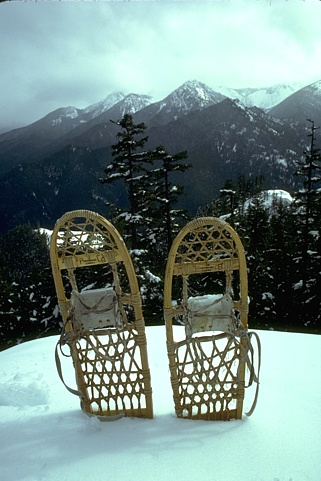
#> input picture HM_3/prob_2/bench/data/images/2018.jpg, 321 x 481 px
$ python -i edge_detector.py   (imports and definitions only)   (older library calls are emulated)
#> lines starting #> are read from the running program, lines starting #| are printed output that depends on the picture; after the words box and inside, x2 and y2 are one past the last pixel; in counts of white or black regions, pixels touching at a corner belong together
import numpy as np
import cv2
import matplotlib.pyplot as plt
import os
import argparse

def gradientMagnitude(im, sigma, kenel_size = 5):

    N_rows, N_cols, _ = im.shape

    smooth=cv2.GaussianBlur(im,(kenel_size,kenel_size),sigma)
    sobelx = cv2.Sobel(smooth,cv2.CV_64F,1,0)
    sobely = cv2.Sobel(smooth,cv2.CV_64F,0,1)

    gm = np.sqrt(sobelx ** 2 + sobely ** 2)
    print(gm.shape)
    mag = np.sqrt(np.square(gm[:, :, 0]) + np.square(gm[:, :, 1]) + np.square(gm[:, :, 2]))

    #  The orientation can be computed from the channel corresponding to the largest gradient magnitude.
    theta = np.zeros((N_rows, N_cols))
    for i in range(N_rows):
        for j in range(N_cols):
            a = np.argmax([gm[i, j, 0], gm[i, j, 1], gm[i, j, 2]])
            gx = sobelx[i, j, a]
            gy = sobely[i, j, a]
            theta[i, j] = np.arctan(gy/gx)


    # plt.subplot(121), plt.imshow(mag/np.max(mag)*255, cmap="gray"), plt.title("mag")
    # plt.subplot(122), plt.imshow(theta), plt.title("theta")
    # plt.show()
    return mag, theta

def non_max_suppression(img, theta):
    N_rows, N_cols = img.shape
    suppress = np.zeros((N_rows,N_cols))
    angle = theta * 180. / np.pi
    angle[angle < 0] += 180


    for i in range(1,N_rows-1):
        for j in range(1,N_cols-1):
            q = 255
            r = 255

            # angle 0
            if (0 <= angle[i,j] < 22.5) or (157.5 <= angle[i,j] <= 180):
                q = img[i, j+1]
                r = img[i, j-1]
            #angle 45
            elif (22.5 <= angle[i,j] < 67.5):
                q = img[i+1, j-1]
                r = img[i-1, j+1]
            #angle 90
            elif (67.5 <= angle[i,j] < 112.5):
                q = img[i+1, j]
                r = img[i-1, j]
            #angle 135
            elif (112.5 <= angle[i,j] < 157.5):
                q = img[i-1, j-1]
                r = img[i+1, j+1]

            if (img[i,j] >= q) and (img[i,j] >= r):
                suppress[i,j] = img[i,j]
            else:
                suppress[i,j] = 0

    # plt.subplot(121), plt.imshow(img, cmap="gray"), plt.title("input")
    # plt.subplot(122), plt.imshow(suppress, cmap="gray"), plt.title("non_max_suppression")
    # plt.show()
    return suppress

def threshold(img, lowThresholdRatio=0.05, highThresholdRatio=0.2, weak = 100, strong = 255):

    highThreshold = img.max() * highThresholdRatio
    lowThreshold = highThreshold * lowThresholdRatio

    N_rows, N_cols = img.shape
    res = np.zeros((N_rows,N_cols), dtype=np.int32)

    strong_i, strong_j = np.where(img >= highThreshold)
    zeros_i, zeros_j = np.where(img < lowThreshold)
    weak_i, weak_j = np.where((img <= highThreshold) & (img >= lowThreshold))

    res[strong_i, strong_j] = strong
    res[weak_i, weak_j] = weak
    res[zeros_i, zeros_j] = 0

    # plt.subplot(121), plt.imshow(img, cmap="gray"), plt.title("input")
    # plt.subplot(122), plt.imshow(res, cmap="gray"), plt.title("doublr threshold")
    # plt.show()
    return res

def hysteresis(img, weak = 100, strong = 255):

    N_rows, N_cols = img.shape
    new_img = np.zeros((N_rows, N_cols))

    for i in range(1, N_rows-1):
        for j in range(1, N_cols-1):
            if(img[i, j] == weak):
                patch = img[i-1:i+1, j-1:j+1]
                if(
                    img[i-1, j-1] == strong or
                    img[i-1, j] == strong or
                    img[i-1, j+1] == strong or
                    img[i, j-1] == strong or
                    img[i, j+1] == strong or
                    img[i+1, j-1] == strong or
                    img[i+1, j] == strong or
                    img[i+1, j+1] == strong
                ):
                    new_img[i, j] = 255

                else:
                    new_img[i, j] = 0

            else:
                new_img[i,j] = img[i, j]

    # plt.subplot(121), plt.imshow(img, cmap="gray"), plt.title("input")
    # plt.subplot(122), plt.imshow(new_img, cmap="gray"), plt.title("Edge Tracking by Hysteresis")
    # plt.show()
    return new_img


def edgeGradient(im):
    mag, theta = gradientMagnitude(im, 1)
    non_sprs_img = non_max_suppression(mag/np.max(mag)*255, theta)
    threshold_img = threshold(non_sprs_img)
    bmap = hysteresis(threshold_img)
    plt.imshow(bmap, cmap="gray")
    plt.show()
    return bmap


# [106 lines left out: functions Conv2D, orientedFilterMagnitude, edgeOrientedFilters, task_a, task_b, not called in this run]

# [21 lines not run here, left out]

>>> import cv2
>>> picture = cv2.imread('bench/data/images/2018.jpg')
#> picture is the input picture: shape (481, 321, 3); mean B, G, R 133.6, 137.9, 116.7
>>> result = edgeGradient(picture)
#> in gradientMagnitude, `sobely = cv2.Sobel(smooth,cv2.CV_64F,0,1)`:
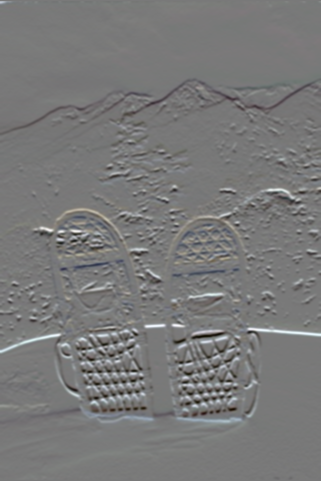
#> sobely: shape (481, 321, 3) float64; mean B, G, R 0, 0.2, -0.1; drawn with min black and max white
#| (481, 321, 3)
#> in gradientMagnitude, `mag = np.sqrt(np.square(gm[:, :, 0]) + np.square(gm[:, :, 1]) + np.squ..`:
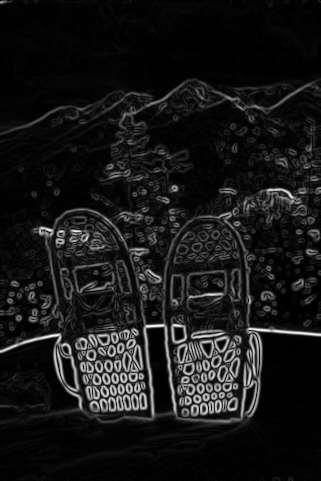
#> mag: shape (481, 321) float64; min 0, max 1030.1, mean 96.9; drawn with min black and max white
#> after the loop in gradientMagnitude, `for i in range(N_rows):`:
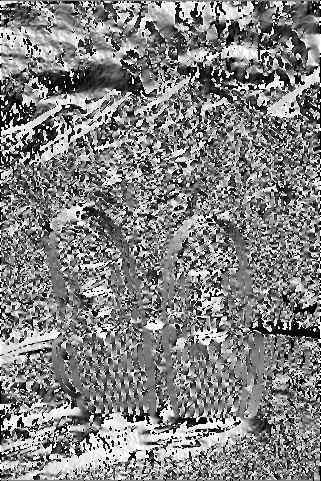
#> theta: shape (481, 321) float64; 0.67% of the values are NaN or infinite; the others: min -1.57, max 1.57, mean 0.0422; drawn with min black, max white, NaN and infinite black
#> in non_max_suppression, `angle[angle < 0] += 180`:
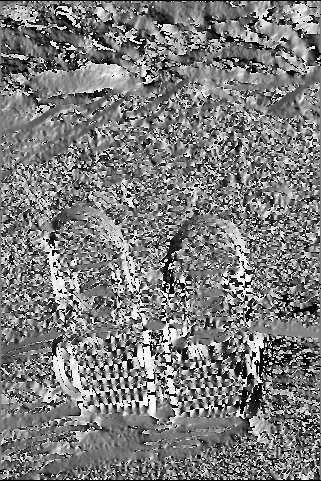
#> angle: shape (481, 321) float64; 0.67% of the values are NaN or infinite; the others: min 0, max 179.9, mean 87.82; drawn with min black, max white, NaN and infinite black
#> after the loop in non_max_suppression, `for i in range(1,N_rows-1):`:
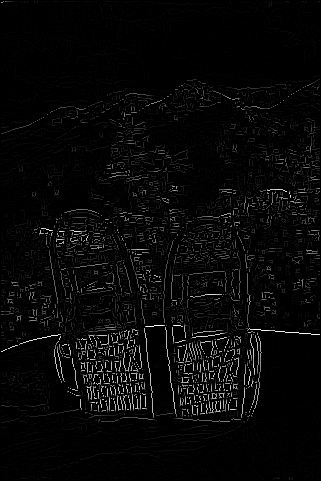
#> suppress: shape (481, 321) float64; min 0, max 255, mean 8.1
#> in threshold, `highThreshold = img.max() * highThresholdRatio`: highThreshold = 51
#> in threshold, `lowThreshold = highThreshold * lowThresholdRatio`: lowThreshold = 2.55
#> in threshold, `strong_i, strong_j = np.where(img >= highThreshold)`: strong_i = 7826 values from 1 to 421; strong_j = 7826 values, max 319 at index 785, min 1 at index 3, mean 164.8
#> in edgeGradient, `threshold_img = threshold(non_sprs_img)`:
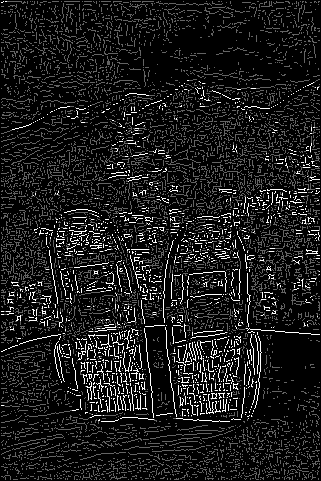
#> threshold_img: shape (481, 321) int32; min 0, max 255, mean 27.4
#> after the loop in hysteresis, `for i in range(1, N_rows-1):`:
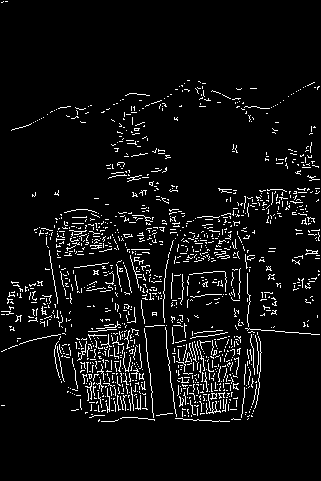
#> new_img: shape (481, 321) float64; 5.8% white in thin lines or dots, all inside (x1, y1, x2, y2) = (1, 1, 320, 422)

$ run again, on HM_3/prob_2/bench/data/images/5096.jpg
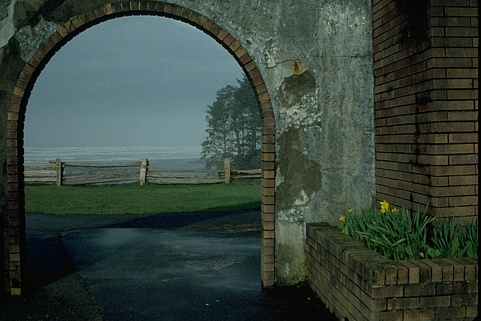
#> input picture HM_3/prob_2/bench/data/images/5096.jpg, 481 x 321 px
#> picture is the input picture: shape (321, 481, 3); mean B, G, R 59.8, 68.2, 54.9
#| (321, 481, 3)
#> after the loop in non_max_suppression, `for i in range(1,N_rows-1):`:
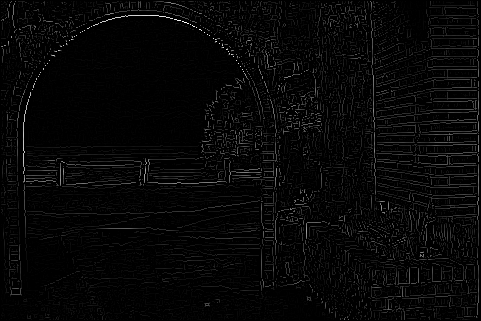
#> suppress: shape (321, 481) float64; min 0, max 255, mean 7.3
#> highThreshold = 51
#> lowThreshold = 2.55
#> strong_i = 6389 values from 1 to 319; strong_j = 6389 values, max 478 at index 248, min 1 at index 404, mean 292.9
#> after the loop in hysteresis, `for i in range(1, N_rows-1):`:
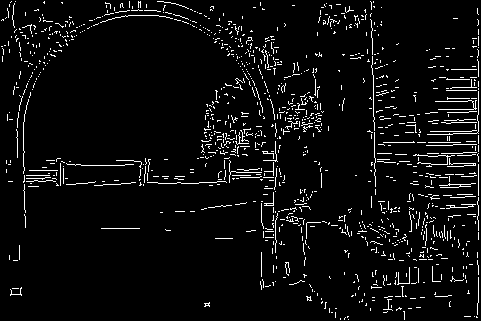
#> new_img: shape (321, 481) float64; 5.1% white in thin lines or dots

$ run again, on HM_3/prob_2/bench/data/images/6046.jpg
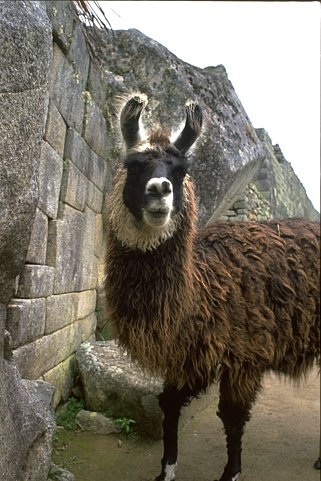
#> input picture HM_3/prob_2/bench/data/images/6046.jpg, 321 x 481 px
#> picture is the input picture: shape (481, 321, 3); mean B, G, R 102.2, 115.1, 121.4
#| (481, 321, 3)
#> highThreshold = 51
#> lowThreshold = 2.55
#> strong_i = 6802 values from 1 to 479; strong_j = 6802 values, max 319 at index 246, min 1 at index 247, mean 149.4
#> after the loop in hysteresis, `for i in range(1, N_rows-1):`:
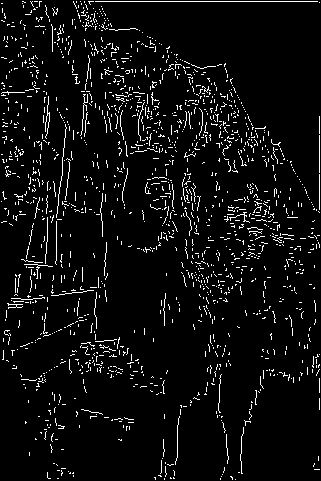
#> new_img: shape (481, 321) float64; 5.5% white in thin lines or dots
